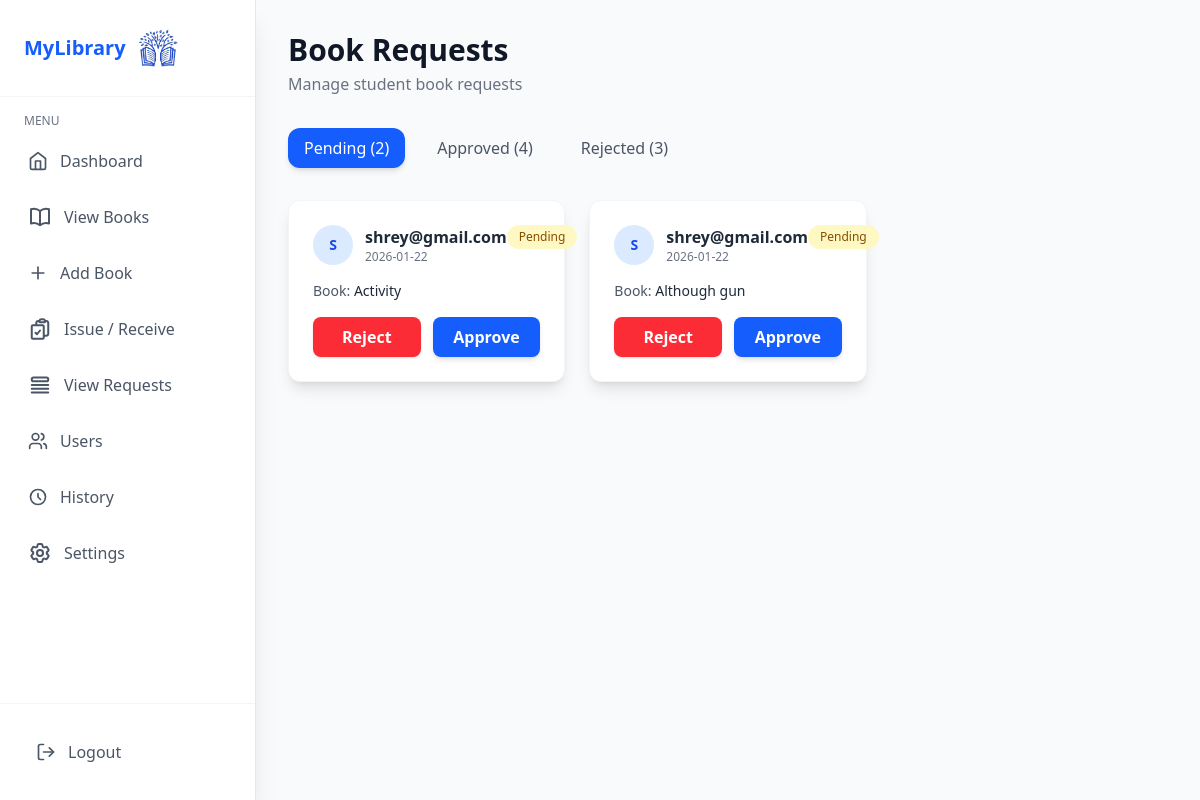
The app's page /admin_requests/ (signed in) with its own data.
### library_db/models.py (models this page shows, shortened)
class Request(models.Model):
    STATUS_CHOICES = [
        ('pending', 'Pending'),
        ('approved', 'Approved'),
        ('rejected', 'Rejected'),
    ]
    request_id = models.AutoField(primary_key=True)
    user = models.ForeignKey(settings.AUTH_USER_MODEL, on_delete=models.CASCADE, related_name='requests')
    book = models.ForeignKey(Book, on_delete=models.CASCADE, related_name='requests')
    request_date = models.DateField(auto_now_add=True)
    status = models.CharField(max_length=20, choices=STATUS_CHOICES, default='pending')

class CustomUser(AbstractUser):
    phone = models.CharField(max_length=15, unique=True, null=True, blank=True)
    email = models.EmailField(unique=True)
    USERNAME_FIELD = 'email'
    REQUIRED_FIELDS = ['username', 'phone']

class Book(models.Model):
    book_id = models.AutoField(primary_key=True)
    isbn = models.CharField(max_length=20, unique=True)
    title = models.CharField(max_length=255)
    author = models.CharField(max_length=100)
    genre = models.ManyToManyField(Genre, related_name='books')
    language = models.ForeignKey(Language, on_delete=models.CASCADE, related_name='books', null=True)
    description = models.TextField(blank=True, null=True)
    image_url = models.URLField(max_length=500, blank=True, null=True)
    total_copies = models.IntegerField()
    available_copies = models.IntegerField()
    def genre_display(self):
      return ', '.join(genre.genre_name for genre in self.genre.all())
    genre_display.short_description = 'Genres'

### LMS/views.py (the view)
# urls.py: path('admin_requests/', views.admin_requests, name='admin_requests'),
@staff_member_required
def admin_requests(request):
    pending_requests = Request.objects.filter(status='pending').select_related('user', 'book').order_by('-request_date')
    approved_requests = Request.objects.filter(status='approved').select_related('user', 'book').order_by('-request_date')
    rejected_requests = Request.objects.filter(status='rejected').select_related('user', 'book').order_by('-request_date')
    context = {
        'pending_requests': pending_requests,
        'approved_requests': approved_requests,
        'rejected_requests': rejected_requests,
    }
    return render(request, 'admin/requests.html', context)

### templates/admin/requests.html (shortened to what this page needs)
{% extends "base.html" %}
{% block content %}
<div class="flex-1 ml-0 md:ml-64 main-content-scroll bg-gray-50">
    <main class="p-4 md:p-8">
        <h1 class="text-3xl font-bold text-gray-900 mb-1">Book Requests</h1>
        <p class="text-gray-500 mb-8">Manage student book requests</p>
        <div class="flex flex-wrap gap-4 mb-8">
            <button id="pending-tab" onclick="switchTab('pending')" class="px-4 py-2 rounded-xl ...">
                Pending ({{ pending_requests|length }})
            </button>
            <button id="approved-tab" onclick="switchTab('approved')" class="px-4 py-2 rounded-xl ...">
                Approved ({{ approved_requests|length }})
            </button>
            <button id="rejected-tab" onclick="switchTab('rejected')" class="px-4 py-2 rounded-xl ...">
                Rejected ({{ rejected_requests|length }})
            </button>
        </div>
        <div id="pending-list" class="col-span-full grid grid-cols-1 md:grid-cols-2 lg:grid-cols-3 gap-6">
            {% for req in pending_requests %}
            <div class="bg-white p-6 rounded-xl shadow-lg border border-gray-100">
                <div class="flex justify-between items-start mb-4">
                    <div class="flex items-center space-x-3">
                        <div
                            class="w-10 h-10 bg-blue-100 text-blue-700 rounded-full flex items-center justify-center font-bold text-sm">
                            {{ req.user.username|first|upper }} </div>
                        <div>
                            <p class="font-semibold text-gray-800">{{ req.user.username }}</p>
                            <p class="text-xs text-gray-500">{{ req.request_date|date:"Y-m-d" }}</p>
                        </div>
                    </div>
                    <span
                        class="px-3 py-1 text-xs font-medium text-yellow-800 bg-yellow-100 rounded-full">Pending</span>
                </div>
                <p class="text-sm text-gray-600 mb-4">
                    Book: <span class="font-medium text-gray-800">{{ req.book.title }}</span>
                </p>
                <div class="flex space-x-3">
                    <a href="{% url 'reject_request' req.request_id %}"
                        class="flex-1 text-center bg-red-500 hover:bg-red-600 text-white font-semibold py-2 rounded-lg shadow-sm transition duration-150">
                        Reject
                    </a>
                    <a href="{% url 'approve_request' req.request_id %}"
                        class="flex-1 text-center bg-blue-600 hover:bg-blue-700 text-white font-semibold py-2 rounded-lg shadow-md transition duration-150">
                        Approve
                    </a>
                </div>
            </div>
            {% empty %}
            <p class="col-span-full text-center text-gray-500 py-10">No pending requests.</p>
            {% endfor %}
        </div>
    </main>
</div>
{% endblock %}

### templates/base.html (style rules this page uses)
html, body, #app-container { height: 100%; overflow: hidden; }
.main-content-scroll { overflow-y: auto; height: 100vh; }

### records on screen
Request: user.username|first "S", user.username "shrey@gmail.com", request_date "2026-01-22", book "Activity"
Request: user.username|first "S", user.username "shrey@gmail.com", request_date "2026-01-22", book "Although gun"

### other values on screen
{{ pending_requests|length }} "2"
{{ approved_requests|length }} "4"
{{ rejected_requests|length }} "3"
